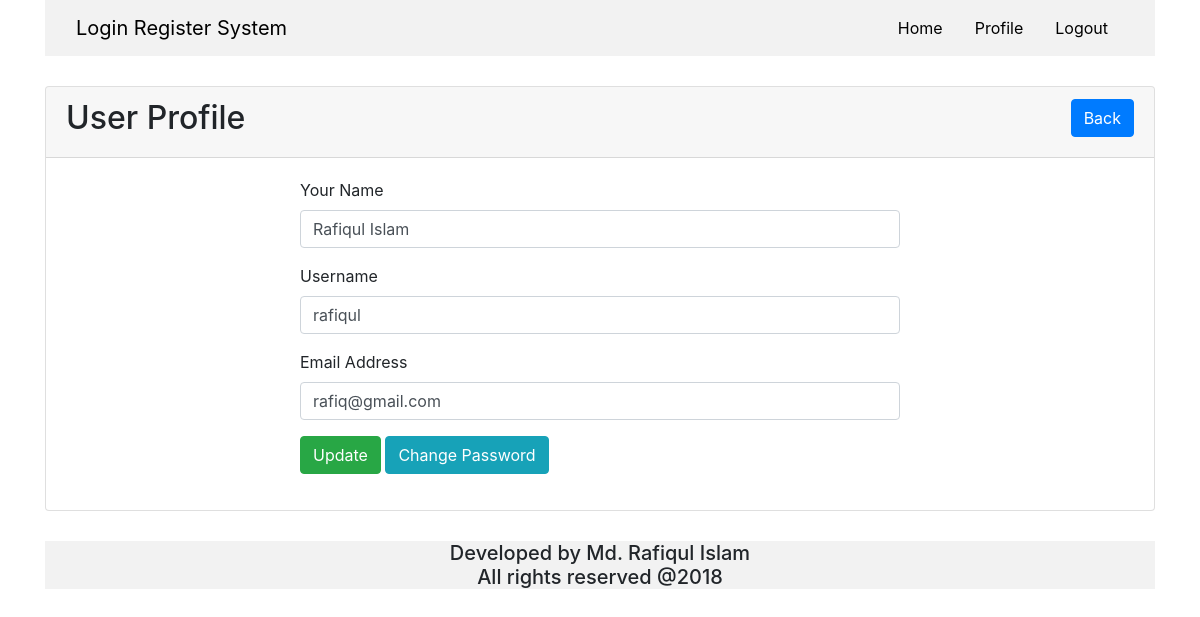
Screenshot of /profile.php?id=1 (signed in) with the database file from the repository.
### tables this page shows
CREATE TABLE `tbl_user` (
  `id` int(255) NOT NULL,
  `name` varchar(255) NOT NULL,
  `username` varchar(255) NOT NULL,
  `email` varchar(255) NOT NULL,
  `password` varchar(255) NOT NULL
);

### lib/User.php (called while the page is built, shortened)
<?php
	include_once 'Session.php';
	include 'Database.php';
	class User{
		private $db;
		function __construct(){
			$this->db = new Database();
		}
		public function getUserById($id){
			$sql = "SELECT * FROM tbl_user WHERE id = :id LIMIT 1";
			$query = $this->db->pdo->prepare($sql);
			$query->bindValue(':id', $id);
			$query->execute();
			$result = $query->fetch(PDO::FETCH_OBJ);
			return $result;
		}
	}
?>

### lib/Database.php (called while the page is built)
<?php
	class Database{
		private $hostdb = "localhost";
		private $userdb = "root";
		private $passdb = "";
		private $namedb = "db_lr";
		public $pdo;
		function __construct(){
			if (!isset($this->pdo)) {
				try {
					$link = new PDO("mysql:host=".$this->hostdb.";dbname=".$this->namedb, $this->userdb, $this->passdb);
					$link->setAttribute(PDO::ATTR_ERRMODE, PDO::ERRMODE_EXCEPTION);
					$link->exec("SET CHARACTER SET UTF8");
					$this->pdo = $link;
				} catch (PDOException $e) {
					die("Failed to connect with Database ".$e->getMessage());
				}
			}
		}
	}b
?>

### lib/Session.php (called while the page is built, shortened)
<?php
	class Session{
		public static function get($key){
			if (isset($_SESSION[$key])) {
				return $_SESSION[$key];
			}else{
				return false;
			}
		}
	}
?>

### profile.php (the view, shortened to what this page needs)
<?php
	include 'lib/User.php';
	include 'inc/header.php';
?>
<?php
	if (isset($_GET['id'])) {
		$userid = (int)$_GET['id'];
	}
	$user = new User();
?>
		<div class="card" style="margin-bottom: 30px;">
			<div class="card-header">
				<h2>User Profile <span class="float-right"><a href="index.php" class="btn btn-primary">Back</a></span></h2>
			</div>
			<div class="card-body">
				<div style="max-width: 600px; margin: 0 auto;">
<?php
	$userdata = $user->getUserById($userid);
	if ($userdata) {
?>
					<form method="POST" action="">
						<div class="form-group">
							<label for="name">Your Name</label>
							<input type="text" name="name" id="name" class="form-control" value="<?php echo $userdata->name?>">
						</div>
						<div class="form-group">
							<label for="username">Username</label>
							<input type="text" name="username" id="username" class="form-control" value="<?php echo $userdata->username?>">
						</div>
						<div class="form-group">
							<label for="email">Email Address</label>
							<input type="text" name="email" id="email" class="form-control" value="<?php echo $userdata->email?>">
						</div>
						<?php
							$sessid = Session::get('id');
							if ($userid == $sessid) {
						?>
						<button type="submit" name="update" class="btn btn-success">Update</button>
						<a class="btn btn-info" href="changepass.php?id=<?php echo $_GET['id']; ?>">Change Password</a>
						<?php } ?>
					</form>
		<?php }?>
				</div>
			</div>
		</div>
<?php include 'inc/footer.php'; ?>

### inc/header.php (style rules this page uses)
a { color: black; }

### rows the page displays
tbl_user: name "Rafiqul Islam", username "rafiqul", email "rafiq@gmail.com"
